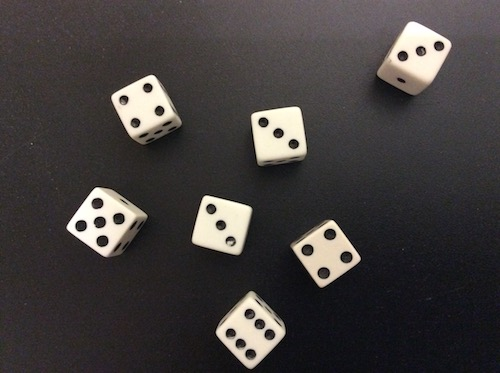
#> input picture vision/modules/dice_images/real_die.jpg, 500 x 373 px, given as the content of the folder data/cuauv, which was not available
$ python bcf.py ../dice_images/real_die.jpg
#> lines starting #> are read from the running program, lines starting #| are printed output that depends on the picture; after the words box and inside, x2 and y2 are one past the last pixel; in counts of white or black regions, pixels touching at a corner belong together; pictures that were not available may be replaced by others from this repository, and a replacement may not be noted
### vision/modules/bcf/evolution.py
# -*- coding: utf-8 -*-
from math import sqrt, acos, pi
import numpy as np
'''
Implementation of Discrete Contour Evolution algorithm (Longin Jan Latecki, Rolf Lakämper, Convexity
Rule for Shape Decomposition Based on Discrete Contour Evolution, In Computer Vision and Image
Understanding, Volume 73, Issue 3, 1999, Pages 441-454, ISSN 1077-3142,
https://doi.org/10.1006/cviu.1998.0738.).
Almost a direct port of the existing implementation in MATLAB.
For the most part, naming choices and comments are replicated.
'''

def evolution(slist, number, max_value=None, keep_endpoints=False, process_until_convex=False, display=False):
    # EVOLUTION(slist, number,<maxvalue>,<keepEndpoints>,<processUntilConvex><display>)
    #  discrete curve evolution of slist to n points
    # input: slist, number of vertices in resulting list
    #        optional: maxvalue: stop criterion,if >0.0 value overrides number
    #        optional: keepEndpoints. if set to 1, endpoints are NOT deleted
    #        optional: processUntilConvex. if set to 1, evolution continues until
    #                  shape is convex
    #        optional: display: displayflag
    # output: s=simplificated list
    #         value= vector containing values of remaining vertices in point-order
    #         delval= vector containing values of deleted vertices in order of deletion


    # this function is not speed-optimized, it is near a simple brute force
    # implementation !

    # blocking of vertices is taken into account.

    if max_value is not None and max_value > 0:
        number = 3
    else:
        max_value = float("inf")

    if process_until_convex:
        number = 3
        max_value = float("inf")

    del_val = np.array([])
    s = slist
    # initialize value vector (containing the information value of each vertex)
    value = np.zeros((len(s), 1))

    if number < 3 or len(slist) <= 3:
        print("WARNING (evolution): less than 3 vertices")
        return (s, value, del_val)

    peri = poly_perimeter(np.append(slist, [slist[0]], axis=0))

    for i in range(len(s)):
        value[i] = relevance(s, i, peri, keep_endpoints)

    m = -1

    while True:
        if display:
            print("Value of deleted vertex: {}".format(m))

        if process_until_convex and is_convex(s):
            break

        if number >= len(s):
            break

        i = np.argmin(value)
        m = value[i][0]
        if m > max_value:
            break

        # test blocking
        if m > 0:
            bf = blocked(s, i)

            # if vertex is blocked, find first non-blocked vertex
            # this procedure is separated from the 'usual min-case'
            # for speed-reasons (sort is needed instead of min)
            if bf:
                ind = np.argsort(value, axis=0)
                rel = value[ind]
                j = 2
                m = 1e16
                while j < len(s):
                    i = ind[j][0]
                    bf = blocked(s, i)
                    if not bf:
                        m = rel[j][0][0]
                        break
                    j += 1

                if m > max_value:
                    break

        # delete vertex
        px = s[i, 0]
        py = s[i, 1]
        s = np.delete(s, i, axis=0)
        value = np.delete(value, i, axis=0)

        del_val = np.append(del_val, [m], axis=0)

        # neighboring vertices
        i0 = i - 1
        i1 = i
        if i0 < 0:
            i0 = len(s) - 1
        elif i1 >= len(s):
            i1 = 0

        value[i0] = relevance(s, i0, peri, keep_endpoints)
        value[i1] = relevance(s, i1, peri, keep_endpoints)
    return s, value, del_val

def relevance(s, index, peri, keep_endpoints):
    if keep_endpoints:
        if index == 0 or index == len(s[:, 0]) - 1:
            return float("inf")
    # vertices
    i0 = index - 1
    i1 = index
    i2 = index + 1
    if i0 < 0:
        i0 = len(s) - 1
    elif i2 >= len(s):
        i2 = 0

    # segments
    seg1x = s[i1, 0] - s[i0, 0]
    seg1y = s[i1, 1] - s[i0, 1]
    seg2x = s[i1, 0] - s[i2, 0]
    seg2y = s[i1, 1] - s[i2, 1]

    l1 = sqrt(seg1x * seg1x + seg1y * seg1y)
    l2 = sqrt(seg2x * seg2x + seg2y * seg2y)

    # turning angle (0-180)
    a = 180 - acos((seg1x * seg2x + seg1y * seg2y) / l1 / l2) * 180 / pi

    # relevance measure
    v = a * l1 * l2 / (l1 + l2)

    v = v / peri # normalize
    return v

# [5 lines left out: function seglength, not called in this run]

def blocked(s, i):
    # find neighbouring vertices
    i0 = i - 1
    i1 = i + 1
    if i0 < 0:
        i0 = len(s) - 1
    elif i1 >= len(s):
        i1 = 0

    # bounding box
    minx = min([s[i0, 0], s[i, 0], s[i1, 0]])
    miny = min([s[i0, 1], s[i, 1], s[i1, 1]])
    maxx = max([s[i0, 0], s[i, 0], s[i1, 0]])
    maxy = max([s[i0, 1], s[i, 1], s[i1, 1]])

    # check if any boundary-vertex is inside bounding box
    # first create index-set v=s\(i0,i,i1)

    if i0 < i1:
        k = [i1, i, i0]
    elif i0 > i:
        k = [i0, i1, i]
    elif i1 < i:
        k = [i, i0, i1]

    v = np.arange(len(s))
    v = np.delete(v, k[0], axis=0)
    v = np.delete(v, k[1], axis=0)
    v = np.delete(v, k[2], axis=0)

    for k in range(len(v)):
        px = s[v[k], 0]
        py = s[v[k], 1]

        # vertex px, py inside boundary-box?
        b = False
        if not (px < minx or py < miny or px > maxx or py > maxy):
            # inside, now test triangle
            a = s[i, :] - s[i0, :] # a = i0 to i
            b = s[i1, :] - s[i, :] # b = i to i1
            c = s[i0, :] - s[i1, :] # c = i1 to i0

            e0 = s[i0, :] - np.array([px, py])
            e1 = s[i, :] - np.array([px, py])
            e2 = s[i1, :] - np.array([px, py])

            d0 = np.linalg.det(np.append([a], [e0], axis=0))
            d1 = np.linalg.det(np.append([b], [e1], axis=0))
            d2 = np.linalg.det(np.append([c], [e2], axis=0))

            # INSIDE?
            b = (d0 > 0 and d1 > 0 and d2 > 0) or (d0 < 0 and d1 < 0 and d2 < 0)

        if b:
            break
    return b

# check if shape is convex (or concave)
# [28 lines left out: functions is_convex, curvature_direction, not called in this run]

def poly_perimeter(s):
    return np.sum(np.sqrt(np.diff(s[:, 0]) ** 2 + np.diff(s[:, 1]) ** 2))

# [100 lines that do not run on import are left out]

### vision/modules/bcf/bcf.py
import os
import sys
from collections import defaultdict
from functools import reduce

from scipy.spatial.distance import cdist
import numpy as np
import cv2
import sklearn
import sklearn.cluster
import cPickle as pickle

from evolution import evolution
from shape_context import shape_context
from llc import llc_coding_approx

class BCF():
    def __init__(self):
        self.DATA_DIR = "data/cuauv"
        self.PERC_TRAINING_PER_CLASS = 0.5
        self.CODEBOOK_FILE = "codebook.data"
        self.CLASSIFIER_FILE = "classifier"
        self.classes = defaultdict(list)
        self.data = defaultdict(dict)
        self.counter = defaultdict(int)

    def load_classes(self):
        for dir_name, subdir_list, file_list in os.walk(self.DATA_DIR):
            if subdir_list:
                continue
            for f in sorted(file_list, key=hash):
                self.classes[dir_name.split('/')[-1]].append(os.path.join(dir_name, f))

    # [8 lines left out: function load_training, not called in this run]

    def load_testing(self):
        for cls in self.classes:
            images = self.classes[cls]
            for image in images[int(len(images) * self.PERC_TRAINING_PER_CLASS):]:
                image_id = self.get_image_identifier(cls)
                self.data[image_id]['image'] = cv2.imread(image, cv2.IMREAD_GRAYSCALE)
                if self.data[image_id]['image'] is None:
                    print("Failed to load " + image)

    def normalize_shapes(self):
        for (cls, idx) in self.data.keys():
            image = self.data[(cls, idx)]['image']
            # Remove void space
            y, x = np.where(image > 50)
            max_y = y.max()
            min_y = y.min()
            max_x = x.max()
            min_x = x.min()
            trimmed = image[min_y:max_y, min_x:max_x] > 50
            trimmed = trimmed.astype('uint8')
            trimmed[trimmed > 0] = 255
            self.data[(cls, idx)]['normalized_image'] = trimmed
#> this loop made 1 pass
#> (cls, idx, max_y, min_y, max_x, min_x) on pass 1: ('_only', 1, 372, 0, 499, 0)
#> pass 1, in normalize_shapes, `image = self.data[(cls, idx)]['image']`:
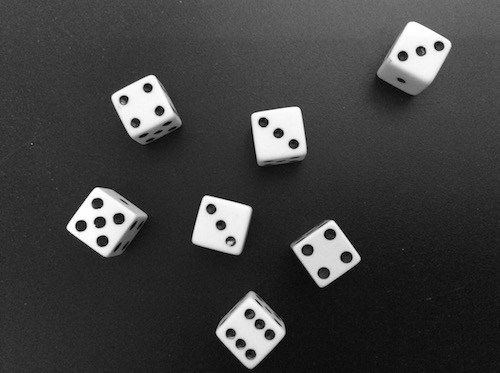
#> image: shape (373, 500); min 0, max 255, mean 63.7
#> pass 1, in normalize_shapes, `trimmed = image[min_y:max_y, min_x:max_x] > 50`:
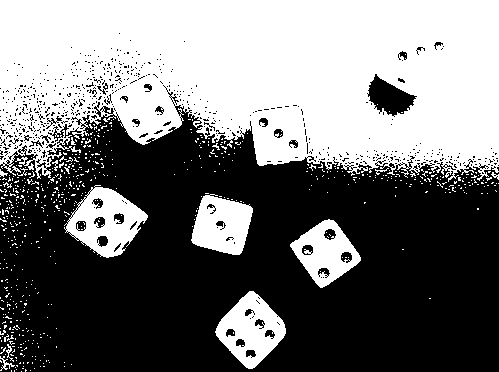
#> trimmed: shape (372, 499) bool; 46.2% white; 634 white regions (617 under 20 px), largest, box (x1, y1, x2, y2) and area: (0, 0, 499, 182) 72303, (64, 185, 148, 258) 3195, (215, 291, 286, 369) 2988
#> after the loop, self.data = 1 item

    def extract_cf(self):
        for (cls, idx) in self.data.keys():
            image = self.data[(cls, idx)]['normalized_image']
            contours, _ = cv2.findContours(image, cv2.RETR_EXTERNAL, cv2.CHAIN_APPROX_SIMPLE)
            contour = sorted(contours, key=len)[-1]
            mat = np.zeros(image.shape, np.int8)
            cv2.drawContours(mat, [contour], -1, (255, 255, 255))
            #self.show(mat)
            MAX_CURVATURE = 1.5
            N_CONTSAMP = 50
            N_PNTSAMP = 10
            C = None
            for pnt in contour:
                if C is None:
                    C = np.array([[pnt[0][0], pnt[0][1]]])
                else:
                    C = np.append(C, [[pnt[0][0], pnt[0][1]]], axis=0)
            cfs = self.extr_raw_points(C, MAX_CURVATURE, N_CONTSAMP, N_PNTSAMP)
            tmp = mat.copy()
            for cf in cfs:
                for pnt in cf:
                    cv2.circle(tmp, (pnt[0], pnt[1]), 2, (255, 0, 0))
                #self.show(tmp)
            num_cfs = len(cfs)
            print("Extracted %s points" % (num_cfs))
            feat_sc = np.zeros((300, num_cfs))
            xy = np.zeros((num_cfs, 2))

            for i in range(num_cfs):
                cf = cfs[i]
                sc, _, _, _ = shape_context(cf)
                # shape context is 60x5 (60 bins at 5 reference points)
                sc = sc.flatten(order='F')
                sc /= np.sum(sc) # normalize
                feat_sc[:, i] = sc
                # shape context descriptor sc for each cf is 300x1
                # save a point at the midpoint of the contour fragment
                xy[i, 0:2] = cf[np.round(len(cf) / 2. - 1).astype('int32'), :]
            sz = image.shape
            self.data[(cls, idx)]['cfs'] = (cfs, feat_sc, xy, sz)
#> this loop made 1 pass
#> (cls, idx, MAX_CURVATURE, N_CONTSAMP, N_PNTSAMP) on pass 1: ('_only', 1, 1.5, 50, 10)
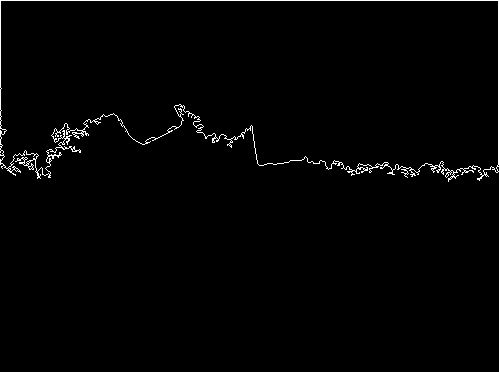
#> mat: shape (372, 499) int8; values 0 (black) and 127 (white), 1.3% white in thin lines or dots, all inside (x1, y1, x2, y2) = (0, 0, 499, 182)

    # [92 lines left out: functions learn_codebook, encode_cf, spp, pyramid_pooling, svm_train, svm_classify_test, not called in this run]

    def show(self, image):
        cv2.imshow('image', image)
        _ = cv2.waitKey()

    def extr_raw_points(self, c, max_value, N, nn):
        # -------------------------------------------------------
        # [SegmentX, SegmentY,NO]=GenSegmentsNew(a,b,maxvalue,nn)
        # This function is used to generate all the segments
        # vectors of the input contour
        # a and b are the input contour sequence
        #  maxvalue is the stop condition of DCE, usually 1~1.5
        #  nn is the sample points' number on each segment, in super's method,n=25
        # SegmentX,SegmentY denotes all the coordinates of all the segments of input contour
        # NO denotes the number of segments of input contour
        # -------------------------------------------------------
        kp, _, _ = evolution(c, N, max_value, 0, 0, 0) # critical points
        n2 = cdist(kp, c)

        i_kp = np.argmin(n2.transpose(), axis=0) # column-wise min
        n_kp = len(i_kp)
        n_cf = (n_kp - 1) * n_kp + 1
        pnts = [None] * n_cf

        s = 0
        for i in range(n_kp):
            for j in range(n_kp):
                if i == j:
                    continue
                if i < j:
                    cf = c[i_kp[i]:i_kp[j]+1, :]
                if i > j:
                    cf = np.append(c[i_kp[i]:, :], c[:i_kp[j]+1, :], axis=0)
                pnts[s] = self.sample_contour(cf, nn)
                s += 1
        pnts[s] = self.sample_contour(c, nn)
        return pnts

    # [6 lines left out: function sample_contour, not called in this run]

    def next_count(self, cls):
        self.counter[cls] += 1
        return self.counter[cls]

    def get_image_identifier(self, cls):
        return (cls, self.next_count(cls))

if __name__ == "__main__":
    bcf = BCF()
    bcf.load_classes()
    train = False
    if len(sys.argv) > 1:
        train = sys.argv[1] == "train"
    if train:
        print("Training mode")
        bcf.load_training()
        bcf.normalize_shapes()
        bcf.extract_cf()
        bcf.learn_codebook()
        bcf.encode_cf()
        bcf.spp()
        # [4 lines of commented-out code are left out]
        bcf.svm_train()
    else:
        print("Testing mode")
        bcf.load_testing()
        bcf.normalize_shapes()
#> (the run stopped early here; a loop or call above may not have finished)
